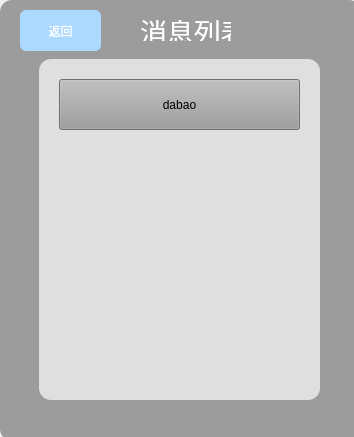
<?xml version="1.0" encoding="UTF-8"?>
<ui version="4.0">
 <class>list</class>
 <widget class="QWidget" name="list">
  <property name="geometry">
   <rect>
    <x>0</x>
    <y>0</y>
    <width>354</width>
    <height>437</height>
   </rect>
  </property>
  <property name="windowTitle">
   <string>Form</string>
  </property>
  <widget class="QFrame" name="frame">
   <property name="geometry">
    <rect>
     <x>0</x>
     <y>0</y>
     <width>361</width>
     <height>441</height>
    </rect>
   </property>
   <property name="styleSheet">
    <string notr="true">QFrame
{
	background-color: rgb(156, 156, 156);
     border-radius:12px;     
}
QLabel
{
color:white;
}
QLineEdit{
border-radius:6px;     
}
QPushButton{
	color: rgb(255, 255, 255);
border-radius:6px;     
	background-color: rgb(172, 217, 255);
}
QPushButton:pressed
{
	background-color: rgb(240, 213, 255);
}
QToolButton
{
	
	background-color: rgb(220, 220, 220);
}

</string>
   </property>
   <property name="frameShape">
    <enum>QFrame::StyledPanel</enum>
   </property>
   <property name="frameShadow">
    <enum>QFrame::Raised</enum>
   </property>
   <widget class="QWidget" name="widget" native="true">
    <property name="geometry">
     <rect>
      <x>20</x>
      <y>10</y>
      <width>311</width>
      <height>41</height>
     </rect>
    </property>
    <widget class="QLabel" name="label">
     <property name="geometry">
      <rect>
       <x>120</x>
       <y>10</y>
       <width>91</width>
       <height>21</height>
      </rect>
     </property>
     <property name="font">
      <font>
       <pointsize>20</pointsize>
      </font>
     </property>
     <property name="text">
      <string>消息列表</string>
     </property>
    </widget>
    <widget class="QPushButton" name="back10">
     <property name="geometry">
      <rect>
       <x>0</x>
       <y>0</y>
       <width>81</width>
       <height>41</height>
      </rect>
     </property>
     <property name="text">
      <string>返回</string>
     </property>
    </widget>
   </widget>
   <widget class="QWidget" name="vlayout" native="true">
    <property name="geometry">
     <rect>
      <x>20</x>
      <y>50</y>
      <width>311</width>
      <height>411</height>
     </rect>
    </property>
    <widget class="QScrollArea" name="addWidget">
     <property name="geometry">
      <rect>
       <x>9</x>
       <y>9</y>
       <width>291</width>
       <height>351</height>
      </rect>
     </property>
     <property name="styleSheet">
      <string notr="true">background-color: rgb(156, 156, 156);</string>
     </property>
     <property name="widgetResizable">
      <bool>true</bool>
     </property>
     <widget class="QWidget" name="scrollAreaWidgetContents">
      <property name="geometry">
       <rect>
        <x>0</x>
        <y>0</y>
        <width>291</width>
        <height>351</height>
       </rect>
      </property>
      <widget class="QListWidget" name="listWidget">
       <property name="geometry">
        <rect>
         <x>10</x>
         <y>0</y>
         <width>281</width>
         <height>341</height>
        </rect>
       </property>
       <property name="styleSheet">
        <string notr="true">
background-color: rgb(223, 223, 223);</string>
       </property>
      </widget>
      <widget class="QToolButton" name="nameButton">
       <property name="geometry">
        <rect>
         <x>30</x>
         <y>20</y>
         <width>241</width>
         <height>51</height>
        </rect>
       </property>
       <property name="text">
        <string>dabao</string>
       </property>
      </widget>
     </widget>
    </widget>
   </widget>
  </widget>
 </widget>
 <resources/>
 <connections/>
</ui>
